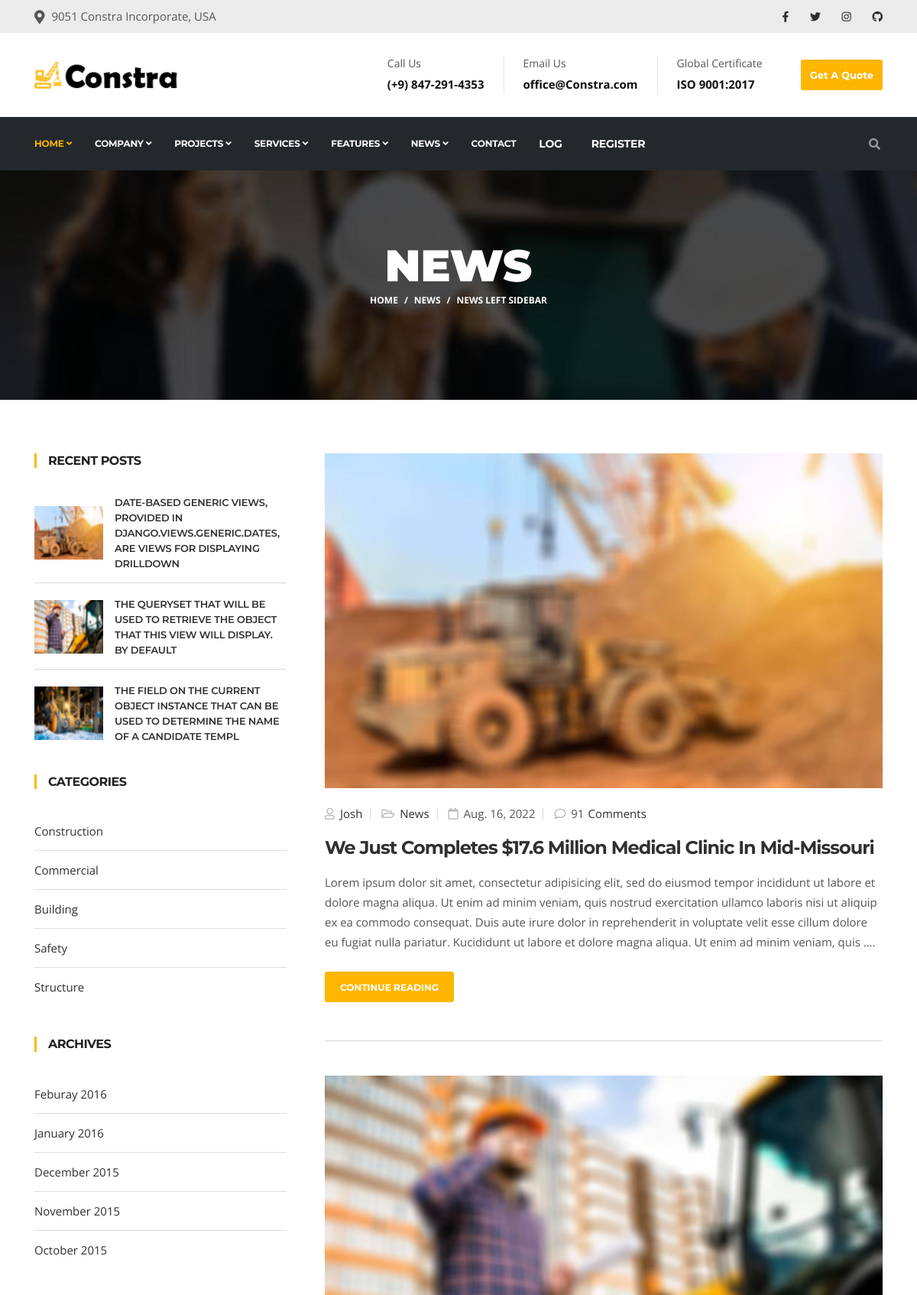
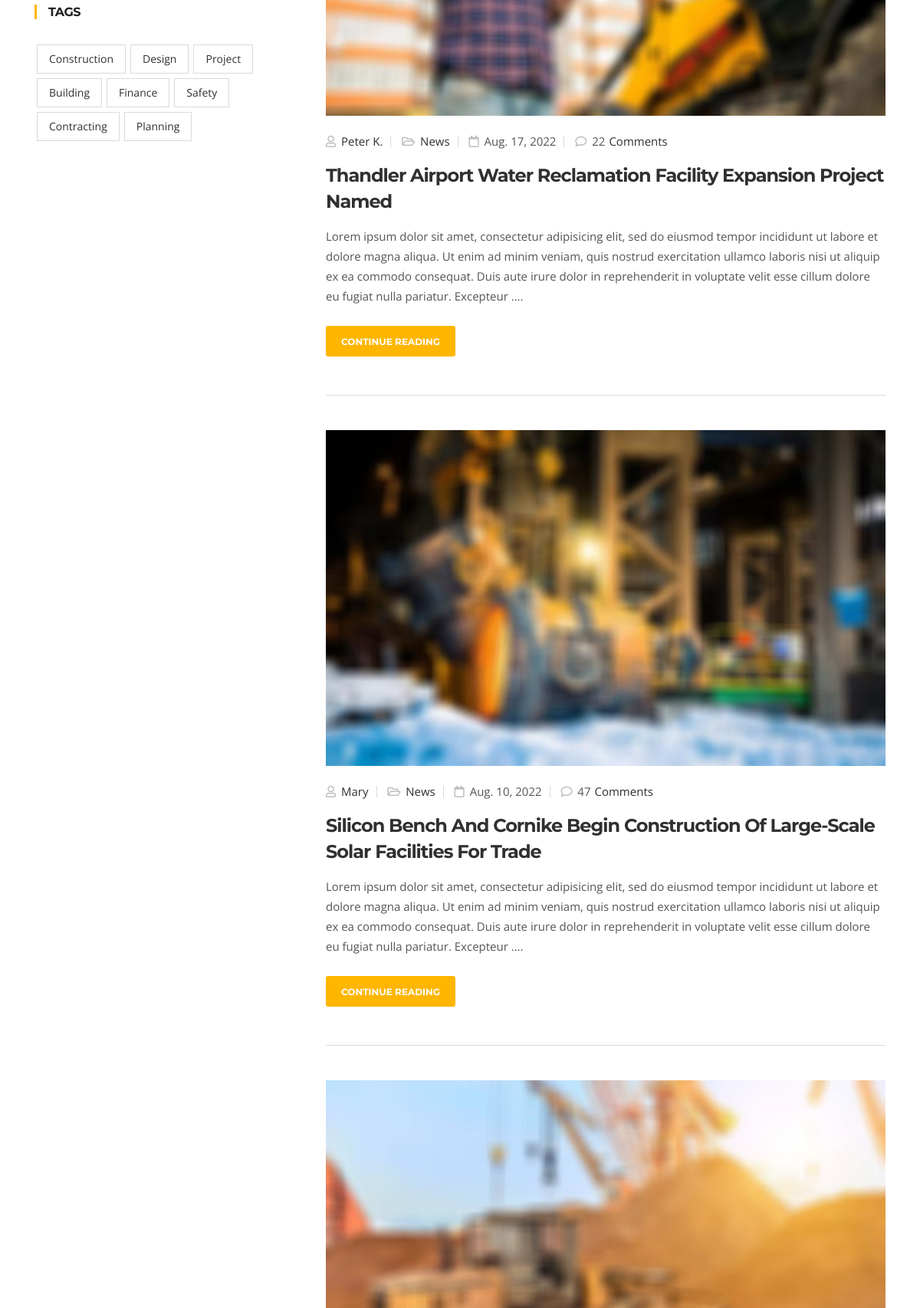
The page /news-left/ (upper part) on the database its author committed (2 pictures, top to bottom).
### home/models.py (models this page shows, shortened)
class CommonInfo(models.Model):
    name = models.CharField(max_length=100)
    about = models.TextField(default='Nats Stenman began his career in construction with boots on the ground')
    class Meta:
        abstract = True

class News(CommonInfo):
    comments = models.IntegerField()
    comments_all = models.ManyToManyField(Comment)
    author = models.ForeignKey(User, on_delete=models.CASCADE)
    date = models.DateField()
    image = models.ImageField(upload_to='images/news/')
    class Meta:
        verbose_name_plural = 'News'

### home/views.py (the view)
class CustomList(ListView):
    pass

### templates/news/news-left.html
{% extends 'base/base.html' %}
{% load static %}
{% block content %}
<div id="banner-area" class="banner-area" style="background-image:url({% static 'images/banner/banner1.jpg'%})">
  <div class="banner-text">
    <div class="container">
        <div class="row">
          <div class="col-lg-12">
              <div class="banner-heading">
                <h1 class="banner-title">News</h1>
                <nav aria-label="breadcrumb">
                    <ol class="breadcrumb justify-content-center">
                      <li class="breadcrumb-item"><a href="{% url 'home:home' %}">Home</a></li>
                      <li class="breadcrumb-item"><a href="{% url 'home:home' %}">News</a></li>
                      <li class="breadcrumb-item active" aria-current="page">News left sidebar</li>
                    </ol>
                </nav>
              </div>
          </div>
        </div>
    </div>
  </div>
</div>
<section id="main-container" class="main-container">
  <div class="container">
    <div class="row">
      <div class="col-lg-4 order-1 order-lg-0">
        <div class="sidebar sidebar-left">
            {% include 'news/recent.html' %}
        </div>
      </div>
      <div class="col-lg-8 mb-5 mb-lg-0 order-0 order-lg-1">
        {% include "news/list.html" %}
      </div>
    </div>
  </div>
</section>
{% endblock content %}

### templates/news/recent.html
<div class="widget recent-posts">
    <h3 class="widget-title">Recent Posts</h3>
    <ul class="list-unstyled">
        {% for o in news_list %}
        {% if forloop.revcounter < 4 %}
        <li class="d-flex align-items-center">
        <div class="posts-thumb">
            <a href="#"><img loading="lazy" alt="img" src="{{o.image.url}}"></a>
        </div>
        <div class="post-info">
            <h4 class="entry-title">
            <a href="#">{{o.name}}</a>
            </h4>
        </div>
        </li>
        {% endif %}
        {% endfor %}
    </ul>
</div>
{% include 'news/widgets.html' %}

### templates/news/list.html (shortened to what this page needs)
{% for o in object_list %}
<div class="post">
    <div class="post-media post-image">
    <img loading="lazy" src="{{o.image.url}}" class="img-fluid" alt="post-image">
    </div>
    <div class="post-body">
    <div class="entry-header">
        <div class="post-meta">
        <span class="post-author">
            <i class="far fa-user"></i><a href="#"> {{o.author}}</a>
        </span>
        <span class="post-cat">
            <i class="far fa-folder-open"></i><a href="#"> News</a>
        </span>
        <span class="post-meta-date"><i class="far fa-calendar"></i> {{o.date}}</span>
        <span class="post-comment"><i class="far fa-comment"></i> {{o.comments}}<a href="#"
            class="comments-link">Comments</a></span>
        </div>
        <h2 class="entry-title">
        <a href="{% url 'home:news-detail' o.id %}">{{o.name}}</a>
        </h2>
    </div>
    <div class="entry-content">
        <p>{{o.about | truncatewords:"65"}}.</p>
    </div>
    <div class="post-footer">
        <a href="{% url 'home:news-detail' o.id %}" class="btn btn-primary">Continue Reading</a>
    </div>
    </div>
</div>
{% endfor %}

### static/css/style.css (style rules this page uses)
body { background: #fff; color: #555; }
body, p { font-family: "Open Sans", sans-serif; text-rendering: optimizeLegibility; -webkit-font-smoothing: antialiased !important; line-height: 26px; font-size: 15px; }
h1, h2, h3, h4, h5, h6 { color: #212121; font-weight: 700; font-family: 'Montserrat', sans-serif; text-rendering: optimizeLegibility; -webkit-font-smoothing: antialiased !important; }
h1 { font-size: 36px; line-height: 48px; }
h2 { font-size: 28px; line-height: 36px; text-transform: uppercase; letter-spacing: -1px; }
h3 { font-size: 24px; margin-bottom: 20px; text-transform: uppercase; letter-spacing: -.5px; }
h4 { font-size: 18px; line-height: 28px; text-transform: uppercase; letter-spacing: -.2px; }
html { overflow-x: hidden !important; width: 100%; height: 100%; position: relative; -webkit-font-smoothing: antialiased; text-rendering: optimizeLegibility; }
body { border: 0; margin: 0; padding: 0; }
a:link, a:visited { text-decoration: none; }
a { color: inherit; transition: .2s ease; }
section, .section-padding { padding: 70px 0; position: relative; }
.btn-primary, .btn-dark { border: 0; border-radius: 3px; padding: 12px 20px 10px; font-weight: 700; text-transform: uppercase; color: #fff; font-family: "Montserrat", sans-serif; transition: 350ms; font-size: 14px; }
.btn-primary { background: #ffb600; }
.banner-area { position: relative; min-height: 300px; color: #fff; background-position: 50% 50%; background-size: cover; }
.banner-title { color: #fff; text-transform: uppercase; font-size: 58px; font-weight: 900; }
.banner-text { position: absolute; top: 50%; left: 0; right: 0; max-width: 1170px; margin: 0 auto; width: 100%; z-index: 1; -webkit-transform: translateY(-50%); transform: translateY(-50%); }
.banner-heading { text-align: center; }
.breadcrumb { padding: 0; background: none; font-weight: 700; text-transform: uppercase; font-size: 12px; }
.breadcrumb li a, .breadcrumb .breadcrumb-item, .breadcrumb li a:focus, .breadcrumb li a:hover { color: #fff !important; }
.breadcrumb .breadcrumb-item + .breadcrumb-item::before { color: #fff; }
.post { border-bottom: 1px solid #dadada; padding: 0 0 30px; margin: 0 0 45px; }
.post-body { padding: 20px 0; }
.entry-header .entry-title { font-size: 24px; margin: 5px 0 15px; position: relative; line-height: 34px; text-transform: capitalize; }
.entry-header .entry-title a { color: #303030; }
.post-meta { padding-bottom: 10px; }
.post-meta a { color: #303030; }
.post-meta span { margin-right: 10px; padding-right: 10px; border-right: 1px solid #dadada; line-height: 12px; display: inline-block; }
.post-meta i { color: #bbb; margin-right: 3px; }
.post-meta .post-comment { border-right: 0; }
.post-meta .post-comment .comments-link { margin-left: 5px; }
.post-footer .btn.btn-primary { font-size: 12px; margin-top: 10px; }
.sidebar .widget-title { font-size: 16px; font-weight: 700; position: relative; margin: 0 0 30px; padding-left: 15px; text-transform: uppercase; border-left: 3px solid #ffb600; }
.sidebar .widget { margin-bottom: 40px; }
.sidebar-left .widget { margin-right: 20px; }
.widget ul li { line-height: 30px; }
.sidebar .widget ul li a { color: #303030; }
.widget.recent-posts .widget-title { margin-bottom: 35px; }
.widget.recent-posts ul li { border-bottom: 1px solid #dadada; padding-bottom: 15px; margin-bottom: 17px; }
.widget.recent-posts ul li:last-child { border: 0; padding-bottom: 0; margin-bottom: 0; }
.widget.recent-posts .posts-thumb img { margin-right: 15px; width: 90px; height: 70px; }
.widget.recent-posts .post-info .entry-title { font-size: 13px; font-weight: 600; line-height: 20px; margin: 0; }
.widget.recent-posts .post-info .entry-title a { color: #303030; display: inline-block; }

### rows shown on the page
News: image (picture), name "DATE-BASED GENERIC VIEWS, PROVIDED IN DJANGO.VIEWS.GENERIC.DATES, ARE VIEWS FOR DISPLAYING DRILLDOWN"
News: image (picture), name "THE QUERYSET THAT WILL BE USED TO RETRIEVE THE OBJECT THAT THIS VIEW WILL DISPLAY. BY DEFAULT"
News: image (picture), name "THE FIELD ON THE CURRENT OBJECT INSTANCE THAT CAN BE USED TO DETERMINE THE NAME OF A CANDIDATE TEMPL"
News: image (picture), author "Josh", date "Aug. 16, 2022", comments "91", name "We Just Completes $17.6 Million Medical Clinic In Mid-Missouri", about "Lorem ipsum dolor sit amet, consectetur adipisicing elit, sed do eiusmod tempor incididunt ut labore et dolore magna aliqua. Ut enim ad minim veniam, quis nostrud exercitation ullamco laboris nisi ut aliquip ex ea commodo consequat. Duis aute irure dolor in reprehenderit in voluptate velit esse cillum dolore eu fugiat nulla pariatur. Kucididunt ut labore et dolore magna aliqua. Ut enim ad minim veniam, quis …"
News: image (picture), author "Peter K.", date "Aug. 17, 2022", comments "22", name "Thandler Airport Water Reclamation Facility Expansion Project Named", about "Lorem ipsum dolor sit amet, consectetur adipisicing elit, sed do eiusmod tempor incididunt ut labore et dolore magna aliqua. Ut enim ad minim veniam, quis nostrud exercitation ullamco laboris nisi ut aliquip ex ea commodo consequat. Duis aute irure dolor in reprehenderit in voluptate velit esse cillum dolore eu fugiat nulla pariatur. Excepteur ..."
News: image (picture), author "Mary", date "Aug. 10, 2022", comments "47", name "Silicon Bench And Cornike Begin Construction Of Large-Scale Solar Facilities For Trade", about "Lorem ipsum dolor sit amet, consectetur adipisicing elit, sed do eiusmod tempor incididunt ut labore et dolore magna aliqua. Ut enim ad minim veniam, quis nostrud exercitation ullamco laboris nisi ut aliquip ex ea commodo consequat. Duis aute irure dolor in reprehenderit in voluptate velit esse cillum dolore eu fugiat nulla pariatur. Excepteur ..."
News: image (picture)
